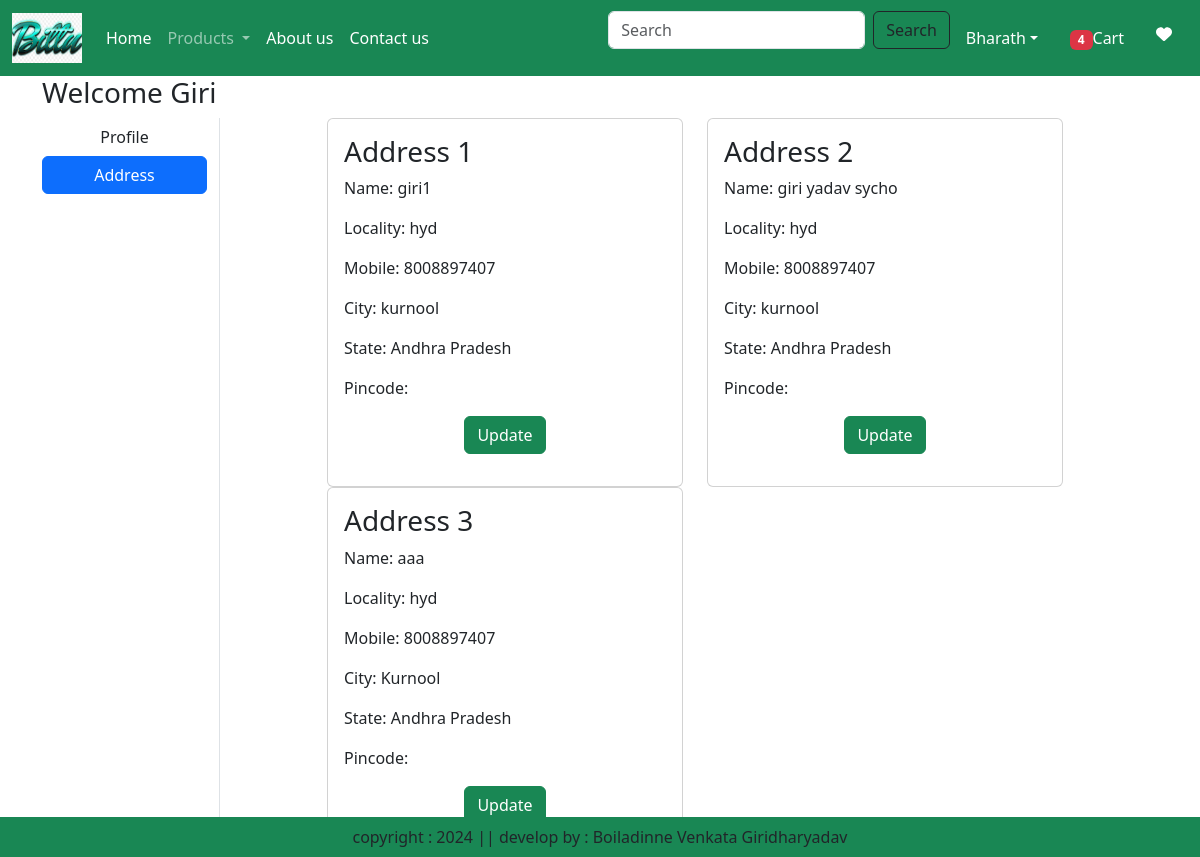
The page /address/ (signed in) on the database its author committed.
### app/models.py (models this page shows, shortened)
class Customer(models.Model):
    user = models.ForeignKey(User,on_delete=models.CASCADE)
    name = models.CharField(max_length=200)
    locality = models.CharField(max_length=200)
    city = models.CharField(max_length=50)
    mobile = models.IntegerField()
    zipcode = models.IntegerField()
    state = models.CharField(choices=STATE_CHOICES,max_length=100)

### app/views.py (the view)
# urls.py: path('address/', views.address,name="address"),
@login_required
def address(request):
    add = Customer.objects.filter(user=request.user)
    totalitem = 0
    wishitem = 0
    if request.user.is_authenticated:
        totalitem = len(Cart.objects.filter(user=request.user))
        wishitem = len(Wishlist.objects.filter(user=request.user))
    return render(request,'app/address.html',locals())

### app/templates/app/address.html (shortened to what this page needs)
{% extends 'app/base.html' %}
{% load static %}
{% block main-content %}
<div class="container" my-5>
    <div class='row'>
    <h3>Welcome <span class="text-capitalize">{{request.user}}</span></h3>
        <div class="col-sm-2 border-end">
            <ul class = "list-unstyled">
                <li class="d-grid"><a href="{% url 'profile' %}" class="btn ">Profile</a></li>
                <li class="d-grid"><a href="{% url 'address' %}" class="btn btn-primary">Address</a></li>
            </ul>
        </div>
        <div class='col-sm-8 offset-sm-1'>
            <div class="row">
                {% for ad in add %}
                <div class="col-sm-6">
                    <div class=card m-2>
                        <div class="card-body">
                        <h3>Address {{forloop.counter}}</h3>
                        <p>Name: {{ad.name}}</p>
                        <p>Locality: {{ad.locality}}</p>
                        <p>Mobile: {{ad.mobile}}</p>
                        <p>City: {{ad.city}}</p>
                        <p>State: {{ad.state}}</p>
                        <p>Pincode: {{ad.pincode}}</p>
                        <p class="text-center"><a href="{% url 'updateAddress' pk=ad.id %}" type="button" class="btn
                        btn-success">Update</a></p>
                    </div>
                </div>
            </div>
            {% endfor %}
        </div>
    </div>
{% endblock main-content%}

### rows shown on the page
Customer: name "giri1", locality "hyd", mobile "8008897407", city "kurnool", state "Andhra Pradesh"
Customer: name "giri yadav sycho", locality "hyd", mobile "8008897407", city "kurnool", state "Andhra Pradesh"
Customer: name "aaa", locality "hyd", mobile "8008897407", city "Kurnool", state "Andhra Pradesh"

### other values the page prints
{{ totalitem }} "4"
{{ request.user }} "Giri"
